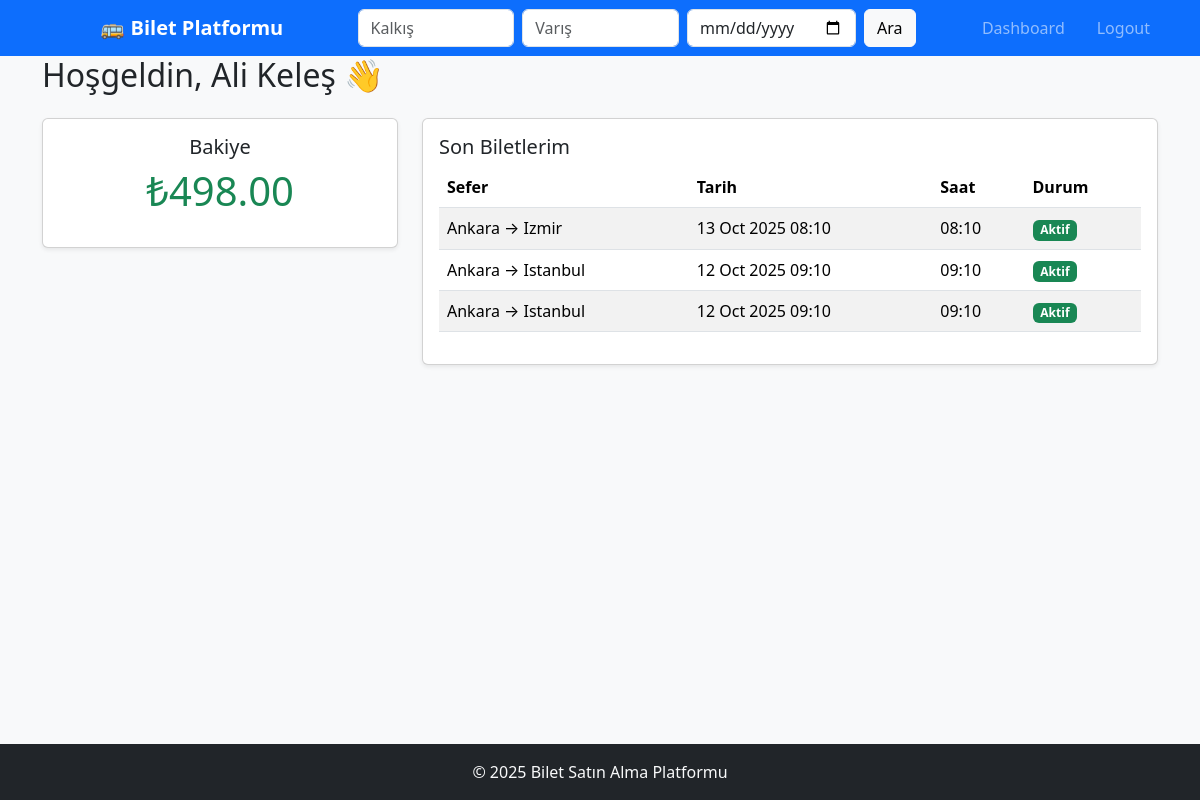
/dashboard.php (signed in), run on the app's committed database.
### tables this page shows
CREATE TABLE User (
    id TEXT PRIMARY KEY,                         -- UUID
    full_name TEXT NOT NULL,
    email TEXT UNIQUE NOT NULL,
    role TEXT CHECK(role IN ('user', 'company', 'admin')) NOT NULL DEFAULT 'user',
    password TEXT NOT NULL,
    company_id TEXT,                              -- Nullable FK (only for company users)
    balance REAL DEFAULT 800,
    created_at TIMESTAMP DEFAULT CURRENT_TIMESTAMP,
    FOREIGN KEY (company_id) REFERENCES Bus_Company(id)
);

CREATE TABLE Tickets (
    id TEXT PRIMARY KEY,                          -- UUID
    trip_id TEXT NOT NULL,
    user_id TEXT NOT NULL,
    status TEXT CHECK(status IN ('active', 'cancelled', 'expired')) DEFAULT 'active',
    total_price REAL NOT NULL,
    created_at TIMESTAMP DEFAULT CURRENT_TIMESTAMP,
    FOREIGN KEY (trip_id) REFERENCES Trips(id),
    FOREIGN KEY (user_id) REFERENCES User(id)
);

CREATE TABLE Trips (
    id TEXT PRIMARY KEY,                          -- UUID
    company_id TEXT NOT NULL,
    destination_city TEXT NOT NULL,
    arrival_time DATETIME NOT NULL,
    departure_time DATETIME NOT NULL,
    departure_city TEXT NOT NULL,
    price REAL NOT NULL,
    capacity INTEGER NOT NULL,
    created_date TIMESTAMP DEFAULT CURRENT_TIMESTAMP,
    FOREIGN KEY (company_id) REFERENCES Bus_Company(id)
);

### src/helper.php (called while the page is built, shortened)
<?php
function get_user_balance($user_id) {
    require __DIR__ . '/db_connect.php';
    $stmt = $db->prepare('SELECT balance, full_name FROM User WHERE id = :id');
    $stmt->execute([':id' => $user_id]);
    return $stmt->fetch(PDO::FETCH_ASSOC);
}
function get_user_tickets($user_id, $limit = 5) {
    require __DIR__ . '/db_connect.php';
    $stmt = $db->prepare('SELECT t.id, tr.departure_city, tr.destination_city, tr.departure_time, t.status
        FROM Tickets t
        JOIN Trips tr ON t.trip_id = tr.id
        WHERE t.user_id = :user_id
        ORDER BY t.created_at DESC
        LIMIT :limit');
    $stmt->bindValue(':user_id', $user_id, PDO::PARAM_STR);
    $stmt->bindValue(':limit', (int)$limit, PDO::PARAM_INT);
    $stmt->execute();
    return $stmt->fetchAll(PDO::FETCH_ASSOC);
}
?>

### public/dashboard.php (the view, shortened to what this page needs)
<?php
include 'header.php';
$user_id = $_SESSION['user_id'];
$user = get_user_balance($user_id);
$balance = $user ? $user['balance'] : 0;
$full_name = $user ? $user['full_name'] : '';
$tickets = get_user_tickets($user_id, 20);
?>
<div class="main-content">
  <div class="container">
  <h2 class="mb-4">Hoşgeldin, <?= htmlspecialchars($full_name) ?> 👋</h2>
    <div class="row g-4">
      <div class="col-md-4">
        <div class="card text-center shadow-sm">
          <div class="card-body">
            <h5 class="card-title">Bakiye</h5>
            <p class="display-6 text-success">₺<?= htmlspecialchars(number_format($balance, 2)) ?></p>
          </div>
        </div>
      </div>
      <div class="col-md-8">
        <div class="card shadow-sm">
          <div class="card-body">
            <h5 class="card-title">Son Biletlerim</h5>
            <table class="table table-striped">
              <thead>
                <tr>
                  <th>Sefer</th>
                  <th>Tarih</th>
                  <th>Saat</th>
                  <th>Durum</th>
                </tr>
              </thead>
              <tbody>
                <?php if (empty($tickets)): ?>
                  <tr><td colspan="3" class="text-center">Kayıtlı bilet bulunamadı.</td></tr>
                <?php else: ?>
                  <?php foreach ($tickets as $ticket): ?>
                    <tr>
                      <td><?= htmlspecialchars($ticket['departure_city']) ?> → <?= htmlspecialchars($ticket['destination_city']) ?></td>
                      <td><?= date('d M Y  h:m', strtotime($ticket['departure_time'])) ?></td>
                      <td><?= date('h:m', strtotime($ticket['departure_time'])) ?></td>
                      <td>
                        <?php if ($ticket['status'] === 'active'): ?>
                          <span class="badge bg-success">Aktif</span>
                        <?php elseif ($ticket['status'] === 'cancelled'): ?>
                          <span class="badge bg-danger">İptal</span>
                        <?php else: ?>
                          <span class="badge bg-secondary">Süresi Doldu</span>
                        <?php endif; ?>
                      </td>
                    </tr>
                  <?php endforeach; ?>
                <?php endif; ?>
              </tbody>
            </table>
          </div>
        </div>
      </div>
    </div>
  </div>
</div>
<?php include 'footer.php'; ?>

### public/header.php (shortened to what this page needs)
<!DOCTYPE html>
<html lang="tr">
<head>
  <link href="https://cdn.jsdelivr.net/npm/bootstrap@5.3.3/dist/css/bootstrap.min.css" rel="stylesheet">
  <link href="view/css/style.css" rel="stylesheet">
</head>
<body class="bg-light">
<nav class="navbar navbar-expand-lg navbar-dark bg-primary">
  <div class="container d-flex justify-content-between align-items-center">
    <a class="navbar-brand fw-bold ms-auto" href="index.php">🚌 Bilet Platformu</a>
    <form class="d-flex w-50 mx-auto" method="GET" action="searchresults.php">
      <input class="form-control me-2" type="text" name="from" placeholder="Kalkış" required>
      <input class="form-control me-2" type="text" name="to" placeholder="Varış" required>
      <input class="form-control me-2" type="date" name="date" required>
      <button class="btn btn-light" type="submit">Ara</button>
    </form>
    <ul class="navbar-nav d-flex flex-row">
      <?php if (isset($_SESSION['user_id'])): ?>
        <li class="nav-item me-3"><a class="nav-link" href="dashboard.php">Dashboard</a></li>
        <li class="nav-item"><a class="nav-link" href="logout.php">Logout</a></li>
      <?php else: ?>
        <li class="nav-item me-3"><a class="nav-link" href="login.php">Login</a></li>
        <li class="nav-item"><a class="nav-link" href="register.php">Register</a></li>
      <?php endif; ?>
    </ul>
  </div>
</nav>

### public/footer.php (shortened to what this page needs)
<footer class="bg-dark text-light text-center py-3 mt-5">
  <p class="mb-0">&copy; <?= date('Y') ?> Bilet Satın Alma Platformu</p>
</footer>
</body>
</html>

### public/view/css/style.css (style rules this page uses)
html, body { height: 100%; }
body { display: flex; flex-direction: column; min-height: 100vh; }
.main-content { flex: 1; }

### data on the page
user: full_name "Ali Keleş", balance "498.00"
tickets: trip.departure_city "Ankara", trip.destination_city "Izmir", trip.departure_time "13 Oct 2025 08:10", trip.departure_time "08:10", status "Aktif"
tickets: trip.departure_city "Ankara", trip.destination_city "Istanbul", trip.departure_time "12 Oct 2025 09:10", trip.departure_time "09:10", status "Aktif"
tickets: trip.departure_city "Ankara", trip.destination_city "Istanbul", trip.departure_time "12 Oct 2025 09:10", trip.departure_time "09:10", status "Aktif"
